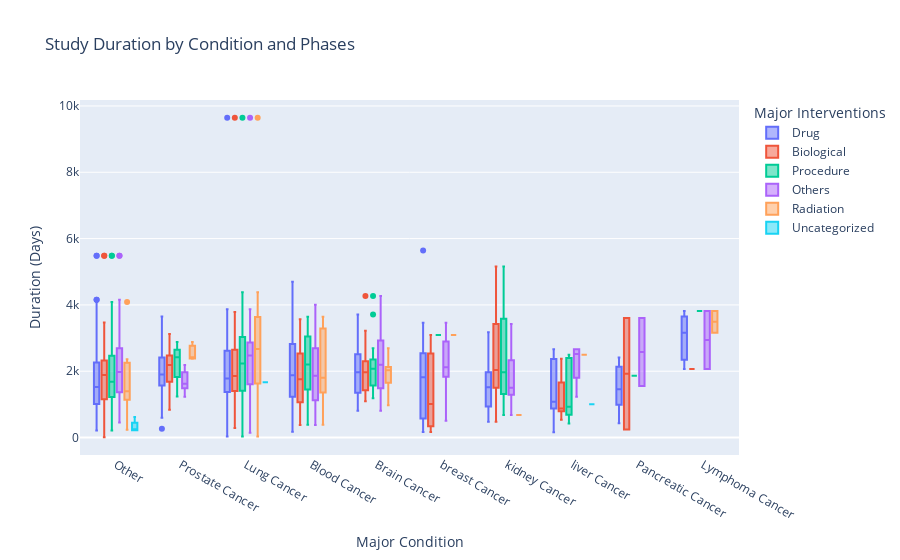

Notebook code for this chart:
### Markdown cell above
# Plot interactive box plot: Major Condition, Major interventions, and trial duration

### Code cell
# Convert Duration (Days) to numeric if it's not already
New_Reduced_df['Duration (Days)'] = pd.to_numeric(New_Reduced_df['Duration (Days)'], errors='coerce')

# Plot using Plotly Express with Phases as color
fig = px.box(New_Reduced_df, x='Major Condition', y='Duration (Days)', color='Major Interventions',
             title='Study Duration by Condition and Phases',
             labels={'Duration (Days)': 'Duration (Days)'})

# Show the plot
fig.show()

### Figure 1 — Plotly figure (JSON) as saved in the notebook; plotly's stock layout.template omitted (floating-point values rounded to 4 significant figures; data arrays with more than 128 entries replaced by an {"elided": "..."} marker saying what was removed)
{"data": [{"alignmentgroup": "True", "hovertemplate": "Major Interventions=Drug<br>Major Condition=%{x}<br>Duration (Days)=%{y}<extra></extra>", "legendgroup": "Drug", "marker": {"color": "#636efa"}, "name": "Drug", "notched": false, "offsetgroup": "Drug", "orientation": "v", "showlegend": true, "type": "box", "x": {"elided": "601 str values"}, "x0": " ", "xaxis": "x", "y": {"elided": "601 int values"}, "y0": " ", "yaxis": "y"}, {"alignmentgroup": "True", "hovertemplate": "Major Interventions=Biological<br>Major Condition=%{x}<br>Duration (Days)=%{y}<extra></extra>", "legendgroup": "Biological", "marker": {"color": "#EF553B"}, "name": "Biological", "notched": false, "offsetgroup": "Biological", "orientation": "v", "showlegend": true, "type": "box", "x": {"elided": "300 str values"}, "x0": " ", "xaxis": "x", "y": {"elided": "300 int values"}, "y0": " ", "yaxis": "y"}, {"alignmentgroup": "True", "hovertemplate": "Major Interventions=Procedure<br>Major Condition=%{x}<br>Duration (Days)=%{y}<extra></extra>", "legendgroup": "Procedure", "marker": {"color": "#00cc96"}, "name": "Procedure", "notched": false, "offsetgroup": "Procedure", "orientation": "v", "showlegend": true, "type": "box", "x": {"elided": "181 str values"}, "x0": " ", "xaxis": "x", "y": {"elided": "181 int values"}, "y0": " ", "yaxis": "y"}, {"alignmentgroup": "True", "hovertemplate": "Major Interventions=Others<br>Major Condition=%{x}<br>Duration (Days)=%{y}<extra></extra>", "legendgroup": "Others", "marker": {"color": "#ab63fa"}, "name": "Others", "notched": false, "offsetgroup": "Others", "orientation": "v", "showlegend": true, "type": "box", "x": {"elided": "307 str values"}, "x0": " ", "xaxis": "x", "y": {"elided": "307 int values"}, "y0": " ", "yaxis": "y"}, {"alignmentgroup": "True", "hovertemplate": "Major Interventions=Radiation<br>Major Condition=%{x}<br>Duration (Days)=%{y}<extra></extra>", "legendgroup": "Radiation", "marker": {"color": "#FFA15A"}, "name": "Radiation", "notched": false, "offsetgroup": "Radiation", "orientation": "v", "showlegend": true, "type": "box", "x": ["Lung Cancer", "Lung Cancer", "Lung Cancer", "Lung Cancer", "Lung Cancer", "Blood Cancer", "Lung Cancer", "Lung Cancer", "Lung Cancer", "Other", "Other", "Lung Cancer", "Brain Cancer", "Brain Cancer", "Other", "Blood Cancer", "Other", "Other", "Brain Cancer", "Lung Cancer", "Other", "Other", "kidney Cancer", "Lung Cancer", "Prostate Cancer", "Lung Cancer", "Blood Cancer", "Prostate Cancer", "Brain Cancer", "Blood Cancer", "liver Cancer", "Brain Cancer", "Lung Cancer", "Lung Cancer", "Brain Cancer", "Blood Cancer", "Lung Cancer", "Blood Cancer", "Lymphoma Cancer", "Blood Cancer", "Other", "Other", "Lung Cancer", "Other", "Other", "Other", "Lung Cancer", "Lung Cancer", "Lymphoma Cancer", "Blood Cancer", "Lung Cancer", "Lung Cancer", "Lung Cancer", "Lung Cancer", "Lung Cancer", "Prostate Cancer", "Other", "Other", "Other", "Blood Cancer", "Other", "Lung Cancer", "Lung Cancer", "Lung Cancer", "Other", "Other", "breast Cancer", "Lung Cancer", "Lung Cancer", "Brain Cancer", "Lung Cancer"], "x0": " ", "xaxis": "x", "y": [3817, 3817, 1129, 4379, 4379, 1803, 2680, 2673, 3044, 1138, 1138, 2659, 1652, 1652, 497, 384, 233, 233, 2071, 672, 591, 2294, 677, 947, 2882, 1043, 3193, 2418, 2147, 3641, 2499, 971, 2685, 2685, 2694, 1378, 35, 1569, 3817, 1309, 2259, 1303, 1981, 4087, 1343, 1343, 2698, 1442, 3163, 2042, 3056, 1693, 4147, 4147, 2443, 2377, 2363, 2363, 1443, 3567, 1584, 9644, 3572, 2084, 2108, 2108, 3090, 1767, 1767, 2029, 144], "y0": " ", "yaxis": "y"}, {"alignmentgroup": "True", "hovertemplate": "Major Interventions=Uncategorized<br>Major Condition=%{x}<br>Duration (Days)=%{y}<extra></extra>", "legendgroup": "Uncategorized", "marker": {"color": "#19d3f3"}, "name": "Uncategorized", "notched": false, "offsetgroup": "Uncategorized", "orientation": "v", "showlegend": true, "type": "box", "x": ["Other", "Lung Cancer", "Other", "Other", "Other", "Other", "Other", "liver Cancer"], "x0": " ", "xaxis": "x", "y": [621, 1666, 221, 221, 449, 240, 240, 1001], "y0": " ", "yaxis": "y"}], "layout": {"boxmode": "group", "legend": {"title": {"text": "Major Interventions"}, "tracegroupgap": 0}, "title": {"text": "Study Duration by Condition and Phases"}, "xaxis": {"anchor": "y", "domain": [0, 1], "title": {"text": "Major Condition"}}, "yaxis": {"anchor": "x", "domain": [0, 1], "title": {"text": "Duration (Days)"}}}}
